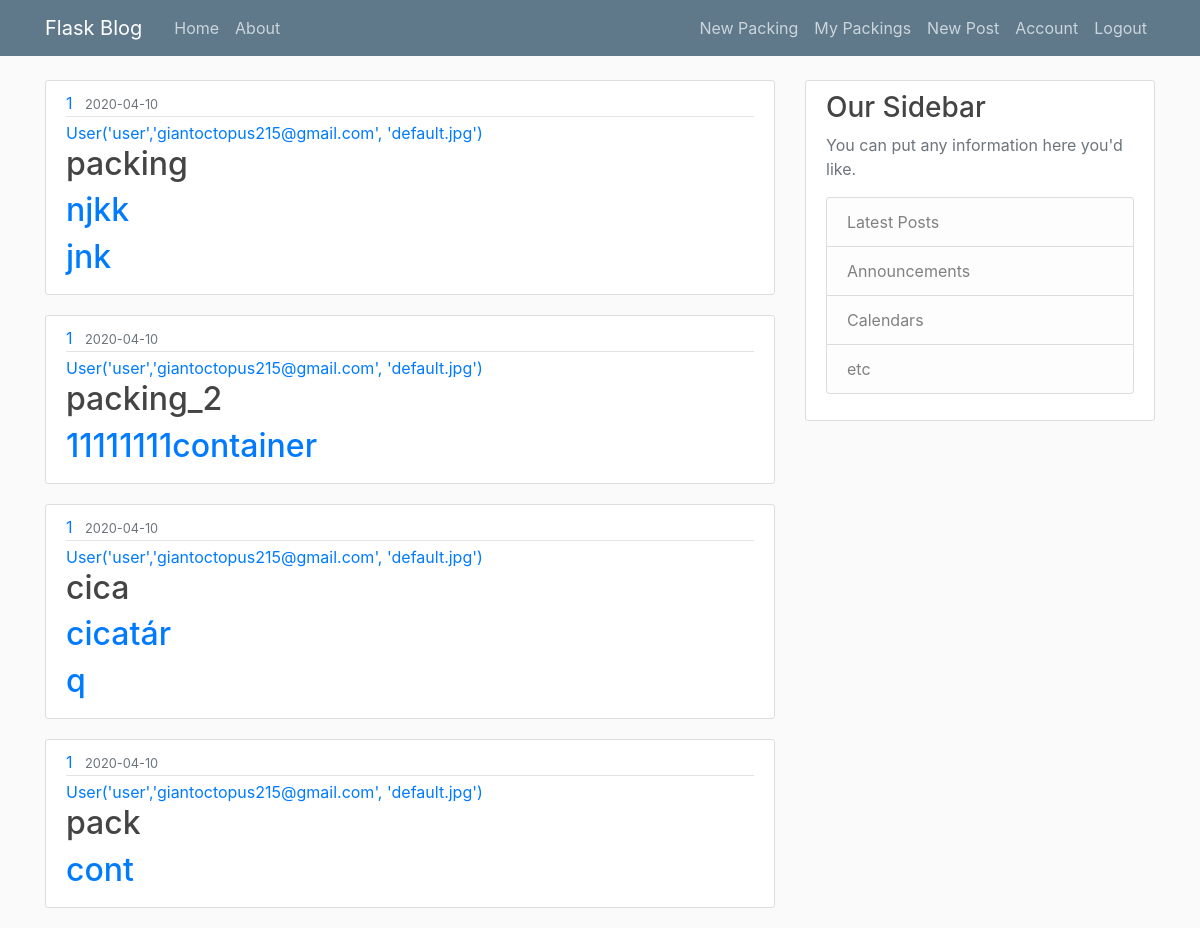
/packings/ (signed in), run on the app's committed database.
### flasksite/models.py (models this page shows, shortened)
class Packing(db.Model):
    id = db.Column(db.Integer, primary_key=True)
    name = db.Column(db.String(100), nullable=False)
    date_created = db.Column(db.DateTime, nullable=False, default=datetime.utcnow)
    user_id = db.Column(db.Integer, db.ForeignKey('user.id'), nullable=False)
    containers = db.relationship('Container', backref='packing', lazy=True)
    boxes = db.relationship('Box', backref='packing', lazy=True)

class User(db.Model, UserMixin):
    id = db.Column(db.Integer, primary_key=True)
    username = db.Column(db.String(20), unique=True, nullable=False)
    email = db.Column(db.String(120), unique=True, nullable=False)
    image_file = db.Column(db.String(20), nullable=False, default='default.jpg')
    password = db.Column(db.String(60), nullable=False)
    posts = db.relationship('Post', backref='author', lazy=True)
    packings = db.relationship('Packing', backref='author', lazy=True)
    def __repr__(self):
        return f"User('{self.username}','{self.email}', '{self.image_file}')"

class Container(db.Model):
    id = db.Column(db.Integer, primary_key=True)
    name = db.Column(db.String(100), nullable=False)
    x = db.Column(db.Integer, nullable=False)
    y = db.Column(db.Integer, nullable=False)
    z = db.Column(db.Integer, nullable=False)
    max_weight = db.Column(db.Integer, nullable=False)
    packing_id = db.Column(db.Integer, db.ForeignKey('packing.id'), nullable=False)

### flasksite/routes.py (the view)
@app.route("/packings/")
def packings():
    packings = Packing.query.filter_by(user_id=current_user.id).all()
    return render_template('packings.html', packings=packings)

### flasksite/models.py (called while the page is built)
@login_manager.user_loader #decorator
def load_user(user_id):
    return User.query.get(int(user_id))

### flasksite/templates/packings.html
{% extends "layout.html" %}
{% block content %}
    {% for packing in packings %}
        <article class="media content-section">
            <div class="media-body">
                <div class="article-metadata">
                    <a class="mr-2" href="#">{{ packing.user_id }}</a>
                    <small class="text-muted">{{ packing.date_created.strftime('%Y-%m-%d') }}</small>
                </div>
                <a class="mr-2" href="#">{{ packing.author }}</a>
                <h2><a class="article-title" href="{{ url_for('packing', packing_id=packing.id) }}">{{ packing.name }}</a></h2>
                {% for container in packing.containers %}
                    <h2><a class="mr-2" href="#">{{ container.name }}</a></h2>
                {% endfor %}
            </div>
        </article>
    {% endfor %}
{% endblock %}

### flasksite/static/main.css (style rules this page uses)
body { background: #fafafa; color: #333333; margin-top: 5rem; }
h1, h2, h3, h4, h5, h6 { color: #444444; }
.content-section { background: #ffffff; padding: 10px 20px; border: 1px solid #dddddd; border-radius: 3px; margin-bottom: 20px; }
.article-title { color: #444444; }
.article-metadata { padding-bottom: 1px; margin-bottom: 4px; border-bottom: 1px solid #e3e3e3 }

### data on the page
Packing: user_id "1", date_created "2020-04-10", author "User('user','giantoctopus215@gmail.com', 'default.jpg')", name "packing"
Container: name "njkk"
Container: name "jnk"
Packing: user_id "1", date_created "2020-04-10", author "User('user','giantoctopus215@gmail.com', 'default.jpg')", name "packing_2"
Container: name "11111111container"
Packing: user_id "1", date_created "2020-04-10", author "User('user','giantoctopus215@gmail.com', 'default.jpg')", name "cica"
Container: name "cicatár"
Container: name "q"
Packing: user_id "1", date_created "2020-04-10", author "User('user','giantoctopus215@gmail.com', 'default.jpg')", name "pack"
Container: name "cont"
